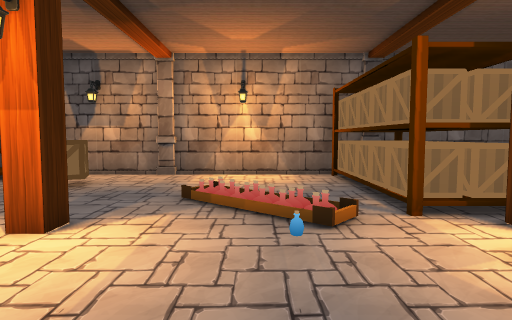
View 1 (above)

20 first-person views from a walk through a 3-D level made in the Unity game engine. The camera is 1.5 m above the floor, tilts 4° down and sees 75° across. Doors are open. The floor is counted in squares, 1 m on a side. Each view is taken from the middle of a square. On the plan, view 1 faces up. The plan holds only what a view shows up to about 15 squares ahead; the rest is blank. The player is left out.

View 2
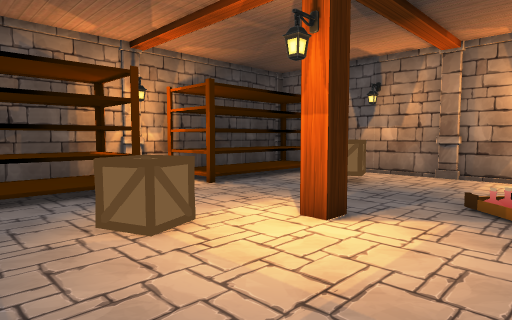

View 3
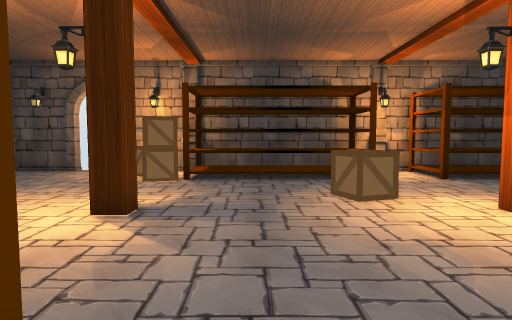

View 4
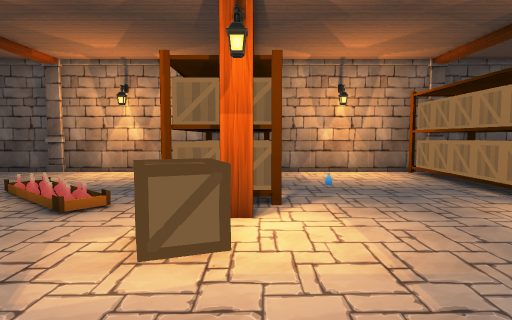

View 5
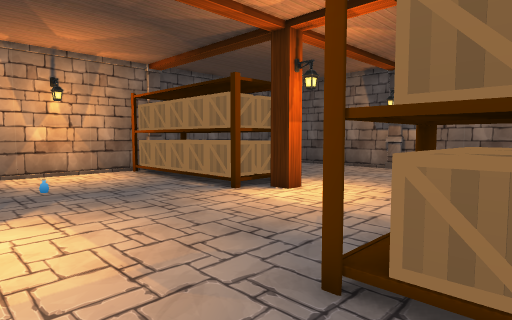

View 6
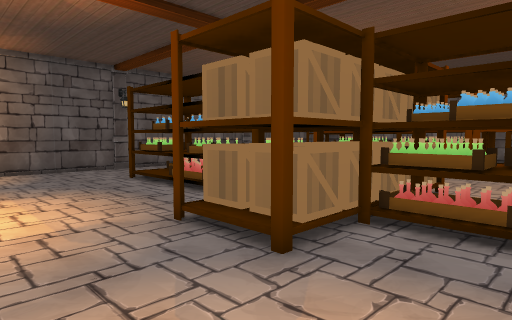

View 7
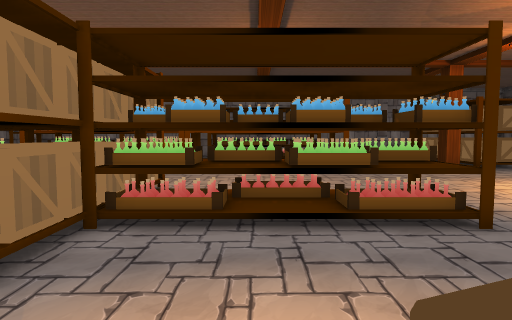

View 8
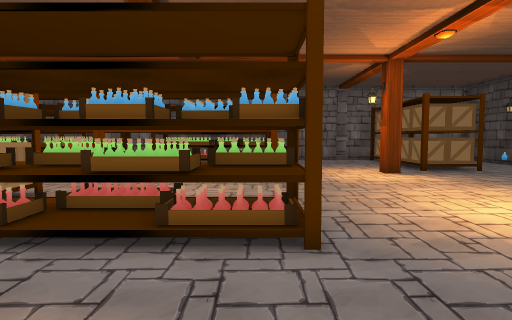

View 9
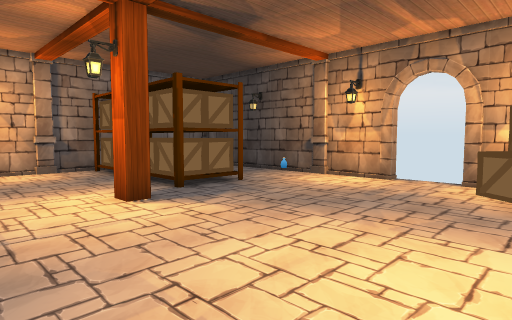

View 10
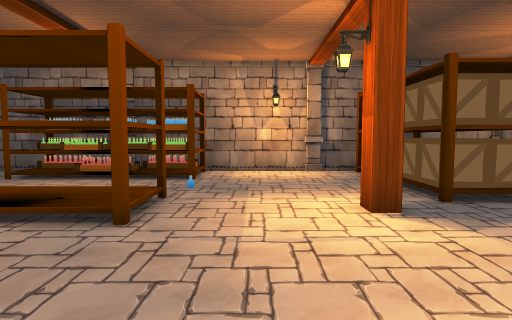

View 11
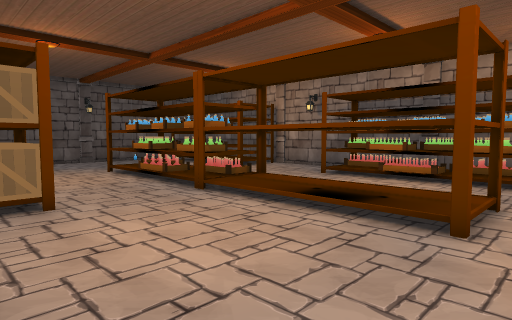

View 12
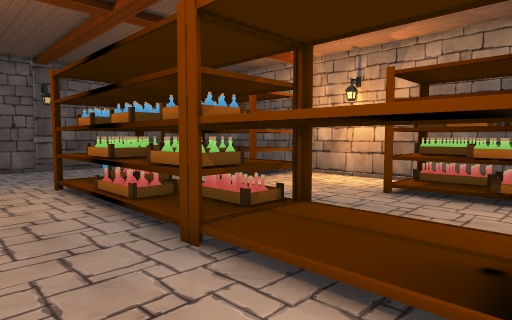

View 13
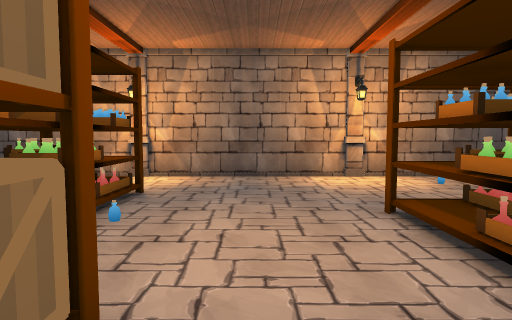

View 14
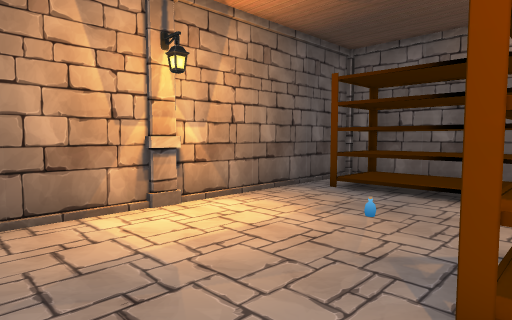

View 15
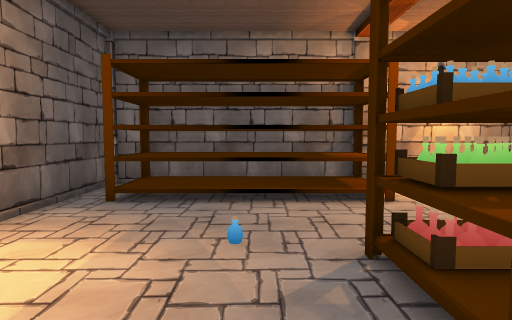

View 16
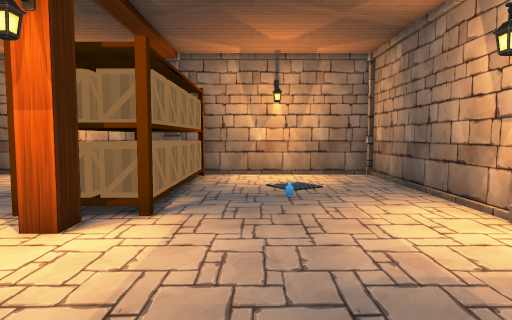

View 17
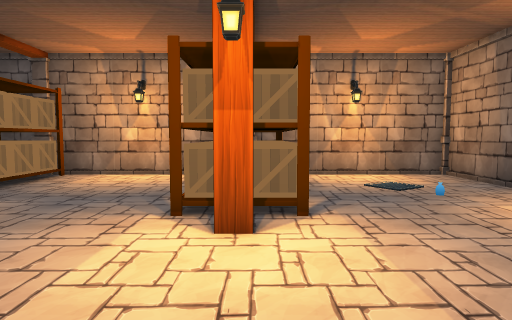

View 18
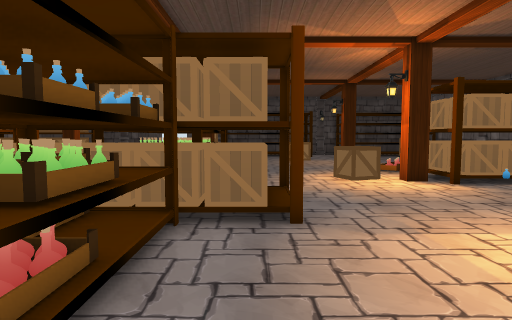

View 19
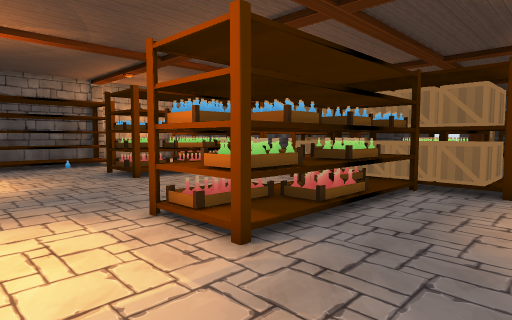

View 20
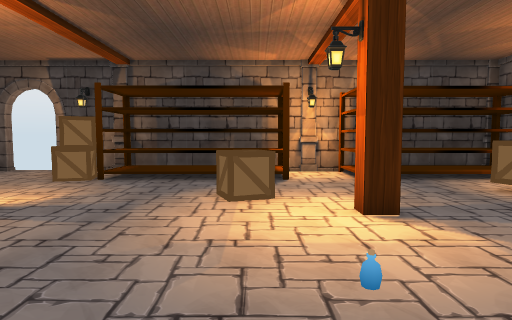

### Floor plan
Key: @ floor where view 1 was taken; # wall or solid block; . main floor; : floor 0.25 m higher than the main floor; / step, stairs or slope; D open door; O other object.
Columns run from 12 left of view 1 to 21 right of it. Each row starts with its distance up from view 1.
 14 O       OO      OO      OO      OO
 13 OOO ####OO#####OOO#####OOOO#####O#
 12 #OOO  .........OOO......OOO......#
 11 #OOO..O........OOO......OOO......#
 10 #OOO..OO.......OOO......OOO......#
  9 #OOO...........OOO......OOO......#
  8 #OOO......///..OOO......OOO......#
  7 #OOO.......///.OOO.O....OOO..O...#
  6 O............//OOO......OOO......#
  5 OO.......#......##......##.......O
  4 #OOO........O..OO............... #
  3 #OOO..OO........OO.............. #
  2 #OOO..OO.........................#
  1 #OOO................OOO..........#
  0 #OOO........@.......OOO..........#
 -1 #OOO..........O.....OOO......O...#
 -2 OOOO.........OOOOOOOOOOOOOOOOO...#
 -3 OOOOO........OOOOOOOOOOOOOOO O...O
 -4 #OOOO........OOOOOOOOOOOOOOOOO...#
 -5 #.O.................OOO..O.......#
 -6 D...................OOO..........#
 -7 D................................#
 -8 D................................#
 -9 #....O...........................#
-10 #............OOOOOOOOOOOOOO......#
-11 OO...........O:     OOOOOOO......O
-12 #...OOOO.....OOOOOOOOOOOOOO.O....#
-13 #...OOOO......   .....    .......#
-14     OO O............... .........#
-15         .........................#
-16       OO.....OOOOOOOO....OOOOOOO.#
-17       OO..... OOOOOOO....OOOOOOO.#
-18 #     OO.....OOOOOOO ....OOOOOOO.#
-19 #####  #O########O#######O########

Positions as (right, up) in squares from view 1, and headings:
1: (0, 0), facing up
2: (0, 0), facing up-left
3: (3, 0), facing left
4: (5, -1), facing up
5: (5, -1), facing up-right
6: (5, 4), facing down-right
7: (5, 4), facing down
8: (2, 3), facing down
9: (0, -3), facing down-left
10: (-1, -4), facing down
11: (0, -4), facing down-right
12: (4, -7), facing down-right
13: (8, -7), facing right
14: (14, -7), facing down-right
15: (16, -8), facing down
16: (16, 0), facing up
17: (13, 0), facing up
18: (16, 0), facing left
19: (20, 2), facing down-left
20: (3, 3), facing left
